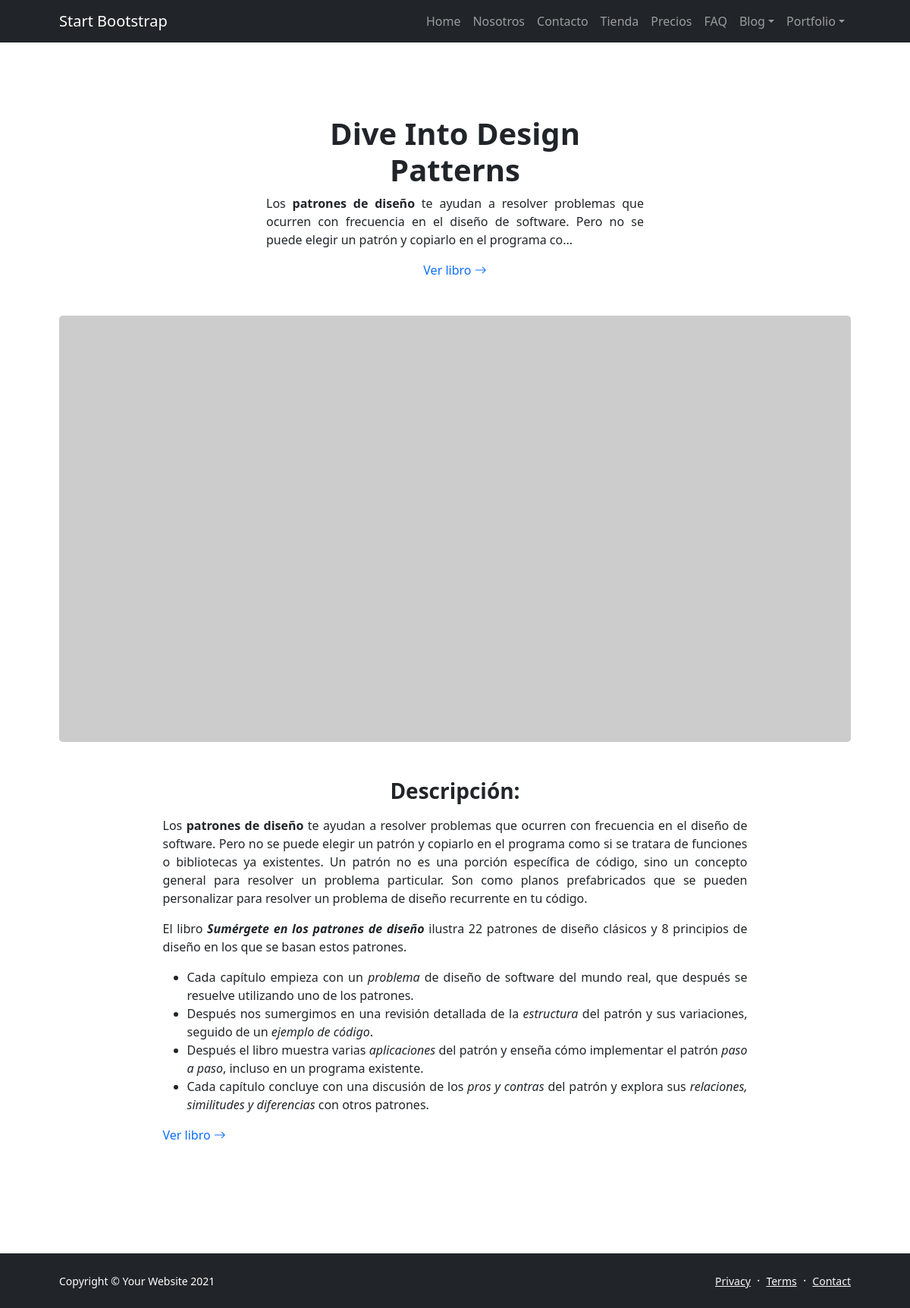
Page /store/libros/2 on the committed database.
### store/models.py (models this page shows, shortened)
class Store(models.Model):
    title = models.CharField(max_length=200, verbose_name="Título")
    description = RichTextField(verbose_name="Descripción")
    book = models.FileField(verbose_name="Archivo", upload_to="store")
    created = models.DateTimeField(auto_now_add=True, verbose_name="Fecha de creación")
    updated = models.DateTimeField(auto_now=True, verbose_name="Fecha de edición")
    class Meta:
        verbose_name = "Libro"
        verbose_name_plural = "Libros"
        ordering = ["-created"]

### store/views.py (the view)
# urls.py: path('libros/<int:libro_id>', views.libro, name="libro")
def libro(request,libro_id):
    libro = Store.objects.get(id=libro_id)
    return render(request, 'store/libro.html', {"libro":libro})

### store/templates/store/libro.html
{% extends 'core/base.html' %}
{% block content %}
    <section class="py-5">
        <div class="container px-5 my-5">
            <div class="row gx-5 justify-content-center">
                <div class="col-lg-6">
                    <div class="text-center mb-5">
                        <h1 class="fw-bolder"> {{libro.title}} </h1>
                        <p class="lead fw-normal text-muted mb-0">{{libro.description|safe|truncatechars:"250"}}</p>
                        <a class="text-decoration-none" target="_blank" href="{{ libro.book.url }}">
                            Ver libro
                            <i class="bi-arrow-right"></i>
                        </a>
                    </div>
                </div>
            </div>
            <div class="row gx-5">
                <div class="col-12"><img class="img-fluid rounded-3 mb-5" src="https://dummyimage.com/1300x700/343a40/6c757d" alt="..." /></div>
            </div>
            <div class="row gx-5 justify-content-center">
                <div class="col-lg-9">
                    <h3 class="fw-bolder text-center">Descripción: </h3>
                    <div class="mb-5">
                        <p class="lead fw-normal text-muted">{{libro.description|safe}}</p>
                        <a class="text-decoration-none" target="_blank" href="{{ libro.book.url }}">
                            Ver libro
                            <i class="bi-arrow-right"></i>
                        </a>
                    </div>
                </div>
            </div>
        </div>
    </section>
{% endblock %}

### rows in the picture
Store: title "Dive Into Design Patterns", description "Los patrones de diseño te ayudan a resolver problemas que ocurren con frecuencia en el diseño de software. Pero no se puede elegir un patrón y copiarlo en el programa co...", description "Los patrones de diseño te ayudan a resolver problemas que ocurren con frecuencia en el diseño de software. Pero no se puede elegir un patrón y copiarlo en el programa como si se tratara de funciones o bibliotecas ya existentes. Un patrón no es una porción específica de código, sino un concepto general para resolver un problema particular. Son como planos prefabricados que se pueden personalizar para resolver un problema de diseño recurrente en tu código. El libro Sumérgete en los patrones de diseño ilustra 22 patrones de diseño clásicos y 8 principios de diseño en los que se basan estos patrones. Cada capítulo empieza con un problema de diseño de software del mundo real, que después se…"
